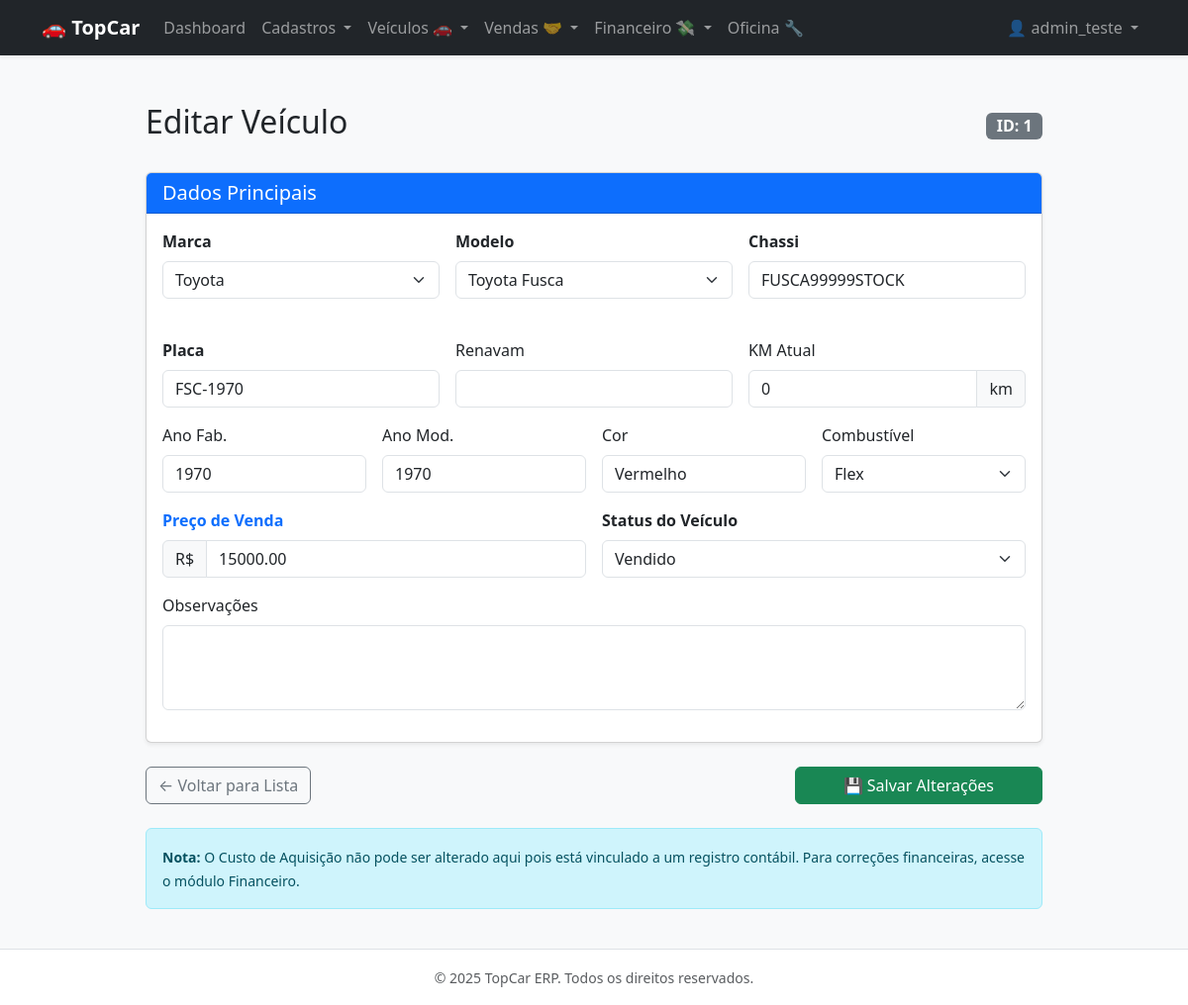
/vehicles/1/edit/ (signed in), run on the app's committed database.
### apps/core/models.py (models this page shows, shortened)
class CustomUser(AbstractUser):
    class Meta:
        verbose_name = 'Usuário do Sistema'
        verbose_name_plural = 'Usuários do Sistema'

### apps/vehicles/models.py (models this page shows, shortened)
class Vehicle(TenantAwareModel):
    STATUS_CHOICES = [
        ('AVAILABLE', 'Disponível'),
        ('MAINTENANCE', 'Em Manutenção'),
        ('RESERVED', 'Reservado'),
        ('SOLD', 'Vendido'),
        ('WRITE_OFF', 'Baixado / Perda Total'),
    ]
    FUEL_CHOICES = [
        ('GASOLINE', 'Gasolina'),
        ('ETHANOL', 'Etanol'),
        ('FLEX', 'Flex'),
        ('DIESEL', 'Diesel'),
        ('HYBRID', 'Híbrido'),
        ('ELECTRIC', 'Elétrico'),
    ]
    model = models.ForeignKey(Model, on_delete=models.PROTECT, verbose_name="Modelo")
    chassi = models.CharField(max_length=50, unique=True, db_index=True, verbose_name="Chassi")
    plate = models.CharField(max_length=10, unique=True, null=True, blank=True, db_index=True, verbose_name="Placa")
    renavam = models.CharField(max_length=20, null=True, blank=True, verbose_name="Renavam")
    year_fab = models.PositiveIntegerField(verbose_name="Ano Fab.")
    year_model = models.PositiveIntegerField(verbose_name="Ano Mod.")
    color = models.CharField(max_length=30, verbose_name="Cor")
    mileage = models.PositiveIntegerField(default=0, verbose_name="Quilometragem (KM)")
    fuel_type = models.CharField(max_length=20, choices=FUEL_CHOICES, default='FLEX', verbose_name="Combustível")
    status = models.CharField(max_length=20, choices=STATUS_CHOICES, default='AVAILABLE', db_index=True)
    acquisition_cost = models.DecimalField(max_digits=10, decimal_places=2, verbose_name="Custo de Aquisição")
    sale_price = models.DecimalField(max_digits=10, decimal_places=2, verbose_name="Preço de Venda")
    current_owner = models.ForeignKey(
        Entity,
        on_delete=models.PROTECT,
        related_name='veiculos_proprietario',
        verbose_name="Proprietário Atual"
    )
    notes = models.TextField(null=True, blank=True, verbose_name="Observações")
    class Meta:
        verbose_name = "Veículo"
        verbose_name_plural = "Veículos"
        indexes = [
            models.Index(fields=['status', 'model']), # Índice composto para filtros comuns
        ]

### apps/vehicles/views.py (the view)
# urls.py: path('<int:pk>/edit/', views.vehicle_update, name='vehicle_update'),
@login_required
def vehicle_update(request, pk):
    vehicle = get_object_or_404(Vehicle, pk=pk)
    if request.method == 'POST':
        form = VehicleEditForm(request.POST, instance=vehicle)
        if form.is_valid():
            form.save() # Aqui podemos usar save direto pois não tem lógica financeira complexa na edição
            messages.success(request, f"Veículo {vehicle.plate or vehicle.model} atualizado com sucesso!")
            return redirect('vehicle_list')
    else:
        form = VehicleEditForm(instance=vehicle)
    return render(request, 'vehicles/vehicle_edit.html', {
        'form': form,
        'vehicle': vehicle
    })

### apps/vehicles/models.py (called while the page is built)
    def __str__(self):
        return self.name

    def __str__(self):
        return f"{self.brand.name} {self.name}"

### templates/vehicles/vehicle_edit.html (shortened to what this page needs)
{% extends 'base.html' %}
{% block content %}
<div class="container">
    <div class="row justify-content-center">
        <div class="col-lg-10"> <div class="d-flex justify-content-between align-items-center mb-4">
                <h2>Editar Veículo</h2>
                <span class="badge bg-secondary fs-6">ID: {{ vehicle.id }}</span>
            </div>
            <form method="post" autocomplete="off">
                <div class="card shadow-sm mb-4">
                    <div class="card-header bg-primary text-white">
                        <h5 class="mb-0">Dados Principais</h5>
                    </div>
                    <div class="card-body">
                        <div class="row g-3 mb-3">
                            <div class="col-md-4">
                                <label class="form-label fw-bold">{{ form.brand.label }}</label>
                                {{ form.brand }}
                            </div>
                            <div class="col-md-4">
                                <label class="form-label fw-bold">{{ form.model.label }}</label>
                                {{ form.model }}
                            </div>
                            <div class="col-md-4">
                                <label class="form-label fw-bold">Chassi</label>
                                {{ form.chassi }}
                            </div>
                        </div>
                        <div class="row g-3 mb-3">
                             <div class="col-md-4">
                                <label class="form-label fw-bold">Placa</label>
                                {{ form.plate }}
                             </div>
                             <div class="col-md-4">
                                <label class="form-label">Renavam</label>
                                {{ form.renavam }}
                             </div>
                             <div class="col-md-4">
                                <label class="form-label">KM Atual</label>
                                <div class="input-group">
                                    {{ form.mileage }}
                                    <span class="input-group-text">km</span>
                                </div>
                             </div>
                         </div>
                        <div class="row g-3 mb-3">
                            <div class="col-md-3">
                                <label class="form-label">Ano Fab.</label>
                                {{ form.year_fab }}
                            </div>
                            <div class="col-md-3">
                                <label class="form-label">Ano Mod.</label>
                                {{ form.year_model }}
                            </div>
                            <div class="col-md-3">
                                <label class="form-label">Cor</label>
                                {{ form.color }}
                            </div>
                            <div class="col-md-3">
                                <label class="form-label">Combustível</label>
                                {{ form.fuel_type }}
                            </div>
                        </div>
                        <div class="row g-3 mb-3">
                            <div class="col-md-6">
                                <label class="form-label fw-bold text-primary">Preço de Venda</label>
                                <div class="input-group">
                                    <span class="input-group-text">R$</span>
                                    {{ form.sale_price }}
                                </div>
                            </div>
                             <div class="col-md-6">
                                <label class="form-label fw-bold">Status do Veículo</label>
                                {{ form.status }}
                            </div>
                        </div>
                        <div class="row g-3 mb-3">
                             <div class="col-12">
                                <label class="form-label">{{ form.notes.label }}</label>
                                {{ form.notes }}
                             </div>
                         </div>
                    </div>
                </div>
                <div class="d-flex justify-content-between">
                    <a href="{% url 'vehicle_list' %}" class="btn btn-outline-secondary">
                        ← Voltar para Lista
                    </a>
                    <div>
                        <button type="submit" class="btn btn-success px-5">
                            💾 Salvar Alterações
                        </button>
                    </div>
                </div>
            </form>
            <div class="alert alert-info mt-4">
                <small>
                    <strong>Nota:</strong> O Custo de Aquisição não pode ser alterado aqui pois está vinculado a um registro contábil.
                    Para correções financeiras, acesse o módulo Financeiro.
                </small>
            </div>
        </div>
    </div>
</div>
{% endblock %}

### templates/base.html (shortened to what this page needs)
<!DOCTYPE html>
<html lang="pt-br">
<head>
    <link href="https://cdn.jsdelivr.net/npm/bootstrap@5.3.0/dist/css/bootstrap.min.css" rel="stylesheet">
</head>
<body class="bg-light d-flex flex-column min-vh-100">
    <nav class="navbar navbar-expand-lg navbar-dark bg-dark shadow-sm">
        <div class="container">
            <a class="navbar-brand fw-bold" href="{% url 'dashboard' %}">🚗 TopCar</a>
            <div class="collapse navbar-collapse" id="navbarNav">
                <ul class="navbar-nav me-auto">
                    {% if user.is_authenticated %}
                        <li class="nav-item">
                            <a class="nav-link" href="{% url 'dashboard' %}">Dashboard</a>
                        </li>
                        <li class="nav-item dropdown">
                            <a class="nav-link dropdown-toggle" href="#" role="button" data-bs-toggle="dropdown">
                                Cadastros
                            </a>
                        </li>
                        <li class="nav-item dropdown">
                            <a class="nav-link dropdown-toggle" href="#" role="button" data-bs-toggle="dropdown">
                                Veículos 🚗
                            </a>
                        </li>
                        <li class="nav-item dropdown">
                            <a class="nav-link dropdown-toggle" href="#" role="button" data-bs-toggle="dropdown">
                                Vendas 🤝
                            </a>
                        </li>
                        <li class="nav-item dropdown">
                            <a class="nav-link dropdown-toggle" href="#" role="button" data-bs-toggle="dropdown">
                                Financeiro 💸
                            </a>
                        </li>
                        <li class="nav-item">
                            <a class="nav-link" href="{% url 'maintenance_list' %}">Oficina 🔧</a>
                        </li>
                    {% endif %}
                </ul>
                <ul class="navbar-nav">
                    {% if user.is_authenticated %}
                        <li class="nav-item dropdown">
                            <a class="nav-link dropdown-toggle" href="#" role="button" data-bs-toggle="dropdown">
                                👤 {{ user.username }}
                            </a>
                        </li>
                    {% else %}
                        <li class="nav-item">
                            <a class="nav-link btn btn-primary text-white px-4" href="{% url 'login' %}">Entrar</a>
                        </li>
                    {% endif %}
                </ul>
            </div>
        </div>
    </nav>
    <main class="container my-4 flex-grow-1">
        {% block content %}
        {% endblock %}
    </main>
    <footer class="bg-white py-3 mt-auto border-top">
        <div class="container text-center text-muted">
            <small>&copy; 2025 TopCar ERP. Todos os direitos reservados.</small>
        </div>
    </footer>
</body>
</html>

### data on the page
CustomUser: username "admin_teste"
Vehicle: id "1", model "Toyota Fusca", chassi "FUSCA99999STOCK", plate "FSC-1970", mileage "0", year_fab "1970", year_model "1970", color "Vermelho", fuel_type "Flex", sale_price "15000.00", status "Vendido"
